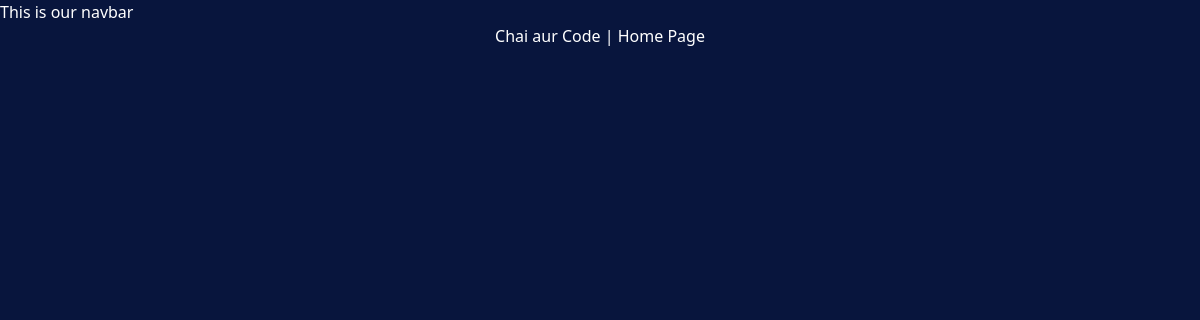
The app's page /chai/, older data.
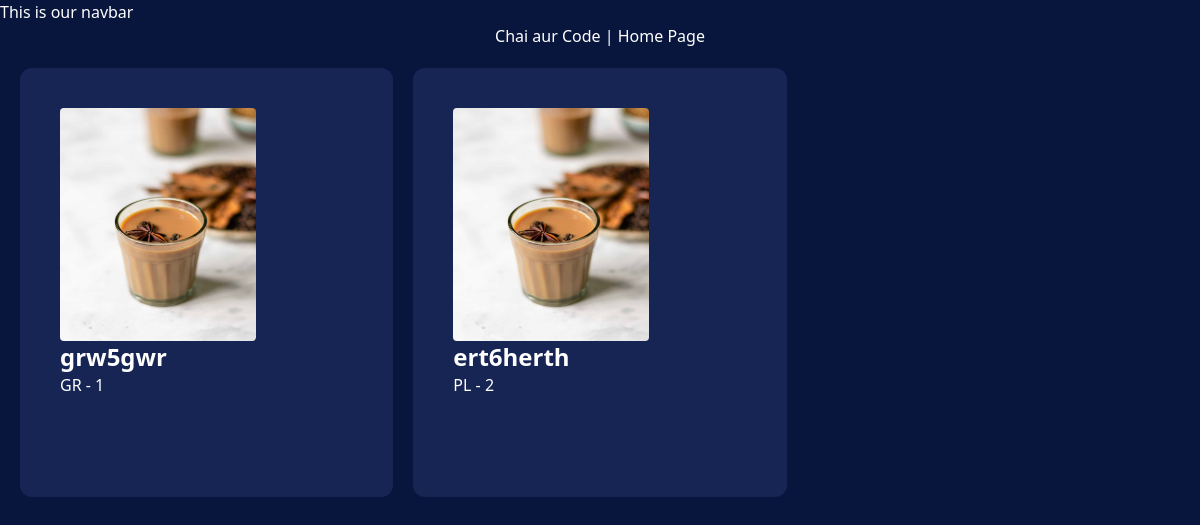
The same page, newer data.
### chai/models.py (models this page shows, shortened)
class ChaiVarity(models.Model):
    CHAI_TYPE_CHOICE = [
        ('ML','MASALA'),
        ('GR','GINGER'),
        ('KL','KIWI'),
        ('PL','PLAIN'),
        ('EL','ELACHI'),
    ]
    name = models.CharField(max_length=100)
    image = models.ImageField(upload_to='chais/')
    date_added = models.DateTimeField(default=timezone.now)
    type = models.CharField(max_length=2 ,choices=CHAI_TYPE_CHOICE)
    description = models.TextField(default='')

### chai/views.py (the view)
# urls.py: path('',views.all_chai, name='all_chai') ,
def all_chai(request ) :
    chais = ChaiVarity.objects.all()
    return render(request ,'chai/all_chai.html', {'chais': chais})

### templates/chai/all_chai.html (shortened to what this page needs)
{% extends "../layout.html" %}
{% block content %}
<h1>Chai aur Code | Home Page </h1>
<div class="grid grid-cols-3 gap-5 m-5 ">
{% for  chai in chais   %}
 <div class="bg-blue-950 p-10 rounded-xl">
  <img class="rounded size-2/3" src="{{chai.image.url}}" alt="">
  <h3 class="text-2xl font-bold">{{chai.name}}</h3>
 <a href="{% url 'chai_details' chai.id %}">
<button type="button" class= " inline-flex items-center justify-center ">
{{chai.type}} - {{chai.id}}
</button>
 </a>
 </div>
{% endfor %}
</div>
{% endblock %}

Row changes from the older to the newer data that the page shows:
added ChaiVarity: image (picture), name "grw5gwr", type "GR", id "1"
added ChaiVarity: image (picture), name "ert6herth", type "PL", id "2"
